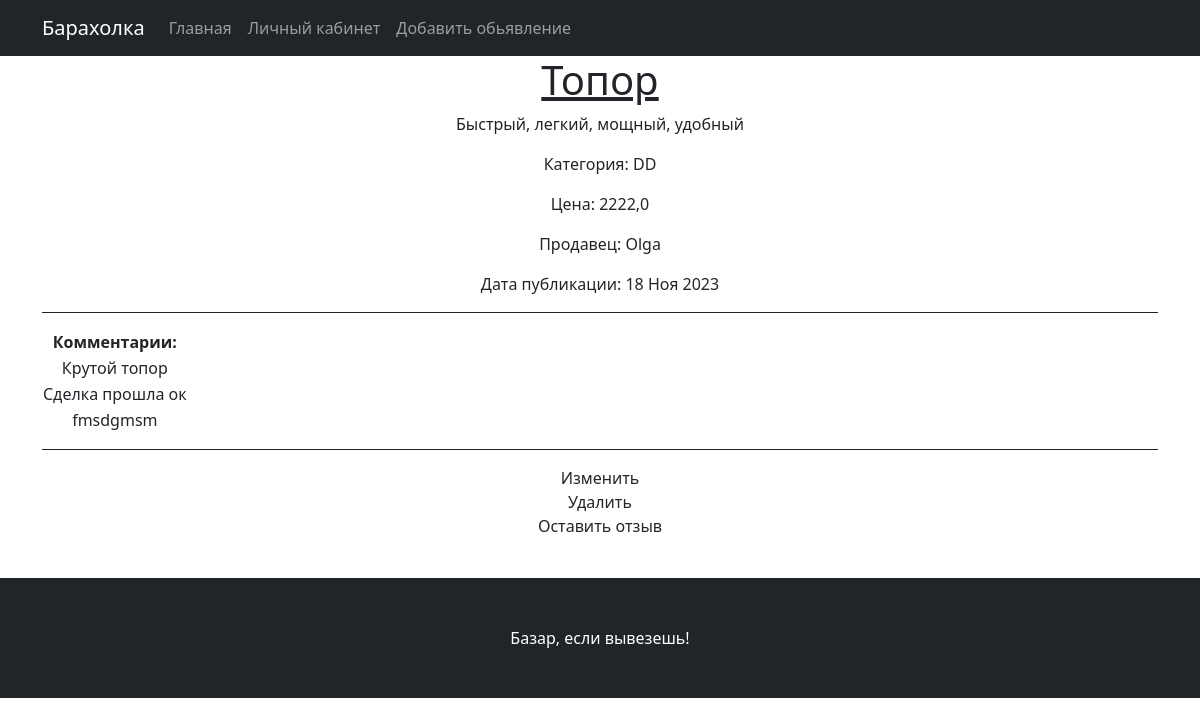
/bboard/1, run on the app's committed database.
### bboard/models.py (models this page shows, shortened)
class Post(models.Model):
    TYPES = [
        ('TANK', 'Танк'),
        ('HILL', 'Хил'),
        ('DD', 'ДД'),
        ('VEND', 'Торговец'),
        ('GM', 'Гилдмастер'),
        ('KVG', 'Квестгивер'),
        ('BS', 'Кузнец'),
        ('TANER', 'Кожевник'),
        ('ALCH', 'Зельевар'),
        ('MAG', 'Мастер заклинаний'),
    ]
    title = models.CharField(max_length=200, verbose_name='Название товар')
    content = models.TextField(verbose_name='Описание товара')
    author = models.ForeignKey(Author, on_delete=models.CASCADE, verbose_name='Автор')
    created_at = models.DateTimeField(auto_now_add=True, verbose_name='Дата создания')
    updated_at = models.DateTimeField(auto_now=True, verbose_name='Дата обновления')
    type = models.CharField(max_length=5, choices=TYPES, blank=False, verbose_name='Категория')
    price = models.FloatField(validators=[MinValueValidator(0.0)], verbose_name='Цена')
    image = models.ImageField(upload_to='image/', verbose_name='Изображение', blank=True)
    class Meta:
        verbose_name = 'пост'
        verbose_name_plural = 'посты'
        ordering = ['-created_at']

class Author(models.Model):
    user = models.OneToOneField(User, on_delete=models.CASCADE, verbose_name='Пользователь')
    def __str__(self):
        return self.user.username
    class Meta:
        verbose_name = 'автор'
        verbose_name_plural = 'авторы'
        ordering = ['user__username']

class Comment(models.Model):
    post = models.ForeignKey(Post, on_delete=models.CASCADE, verbose_name='Обьявление')
    author = models.ForeignKey(Author, on_delete=models.CASCADE, verbose_name='Автор')
    content = models.TextField(verbose_name='Описание')
    status = models.BooleanField(default=False, verbose_name='Статус')
    class Meta:
        verbose_name = 'комментарий'
        verbose_name_plural = 'комментарии'
        ordering = ['id']

### bboard/views.py (the view)
# urls.py: path('<int:pk>', PostDetailView.as_view(), name='post_detail'),
class PostDetailView(DetailView):
    model = Post
    template_name = 'post_detail.html'
    context_object_name = 'post'
    paginate_by = 8
    def get_object(self, **kwargs):
        obj = cache.get(f'post: {self.kwargs["pk"]}', None)
        if not obj:
            obj = super().get_object(queryset=self.queryset)
            cache.set(f'post: {self.kwargs["pk"]}', obj)
        return obj
    def get_context_data(self, **kwargs):
        context = super().get_context_data(**kwargs)
        post = Post.objects.get(id=self.kwargs["pk"])
        comments = Comment.objects.filter(post=post)
        context['comments'] = comments
        context['MEDIA_URL'] = settings.MEDIA_URL
        return context

### templates/post_detail.html (shortened to what this page needs)
{% extends 'flatpages/default.html' %}
{% block content %}
<h1><span style="text-decoration: underline;">{{ post.title }}</span></h1>
<p>{{ post.content }}</p>
<p>Категория: {{ post.type }}</p>
<p>Цена: {{ post.price }}</p>
<p>Продавец: {{ post.author }}</p>
<h8>Дата публикации: {{ post.created_at|date:'j M Y' }}</h8>
<hr>
<table>
    <tr>
        <td><b>Комментарии:</b></td>
    </tr>
    {% for com in comments %}
    <tr>
        <td>{{ com.content }}</td>
    </tr>
    {% endfor %}
</table>
<hr>
<a class="nav-link" href="{{ post.id }}/update ">Изменить</a>
<a class="nav-link" href="{{ post.id }}/delete ">Удалить</a>
<a class="nav-link" href="{{ post.id }}/create_comment ">Оставить отзыв</a>
<p>&nbsp;</p>
{% endblock content %}

### data on the page
Post: title "Топор", content "Быстрый, легкий, мощный, удобный", type "DD", price "2222,0", author "Olga", created_at "18 Ноя 2023"
Comment: content "Крутой топор"
Comment: content "Сделка прошла ок"
Comment: content "fmsdgmsm"
